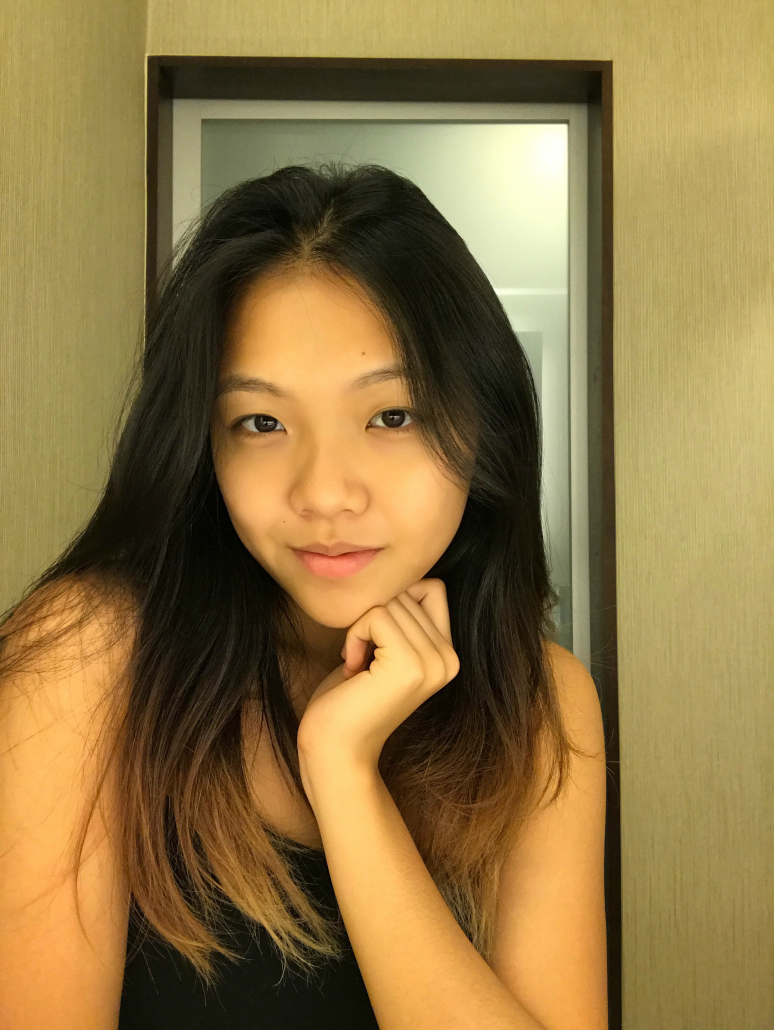
#> input picture Picture3.JPG, 2320 x 3088 px (shown at 1/3 size)
$ python ascii.py Picture3.JPG
#> lines starting #> are read from the running program, lines starting #| are printed output that depends on the picture
import PIL
from PIL import Image
import numpy as np
import sys

img = Image.open(sys.argv[1])
#> img is the input picture: PIL image 2320x3088 RGB; mean R, G, B 144.5, 119.1, 69.4
width, height = img.size
#> width = 2320; height = 3088
if width > 500 or height > 500:
    img = img.resize((round(width/max(width,height)*500), round(height/max(width,height)*500)))
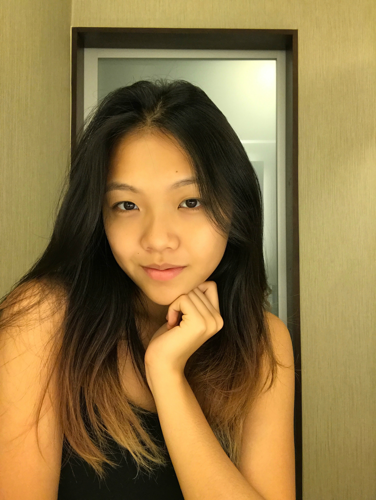
#> img: PIL image 376x500 RGB; mean R, G, B 144.5, 119.1, 69.4

width, height = img.size
#> width = 376; height = 500
pixels = img.load()
rgb_img = img.convert('RGB')

# chars = " '^\",:;Il!i~+_-?][}{1)(|\\/tfjrxnuvczXYUJCLQ0OZmwqpdbkhao*#MW&8%B@$"
# chars = "$@B%8&WM#*oahkbdpqwmZO0QLCJUYXzcvunxrjft/\|()1\{\}[]?-_+~<>i!lI;:,\"^`'. "
chars = " .:-=+*#%@"
chars = " .+#@"
for j in range(height):
    for i in range(width):
        r, g, b = rgb_img.getpixel((i,j))
        lumo = round(0.21*r + 0.72*g + 0.07*b)
        #lumo = (r+g+b)/3
        #lumo = (max(r, g, b) + min(r, g , b))/2
        lumo = round((lumo/255)*4)
        for k in range(3):
            print(chars[-(lumo+1)], end="")
    print("")
